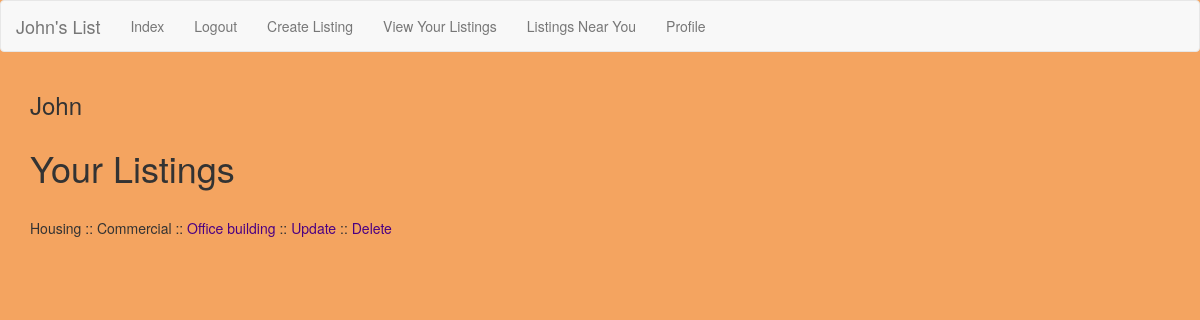
/accounts/profile/listings/ (signed in), run on an earlier commit of the app's database.
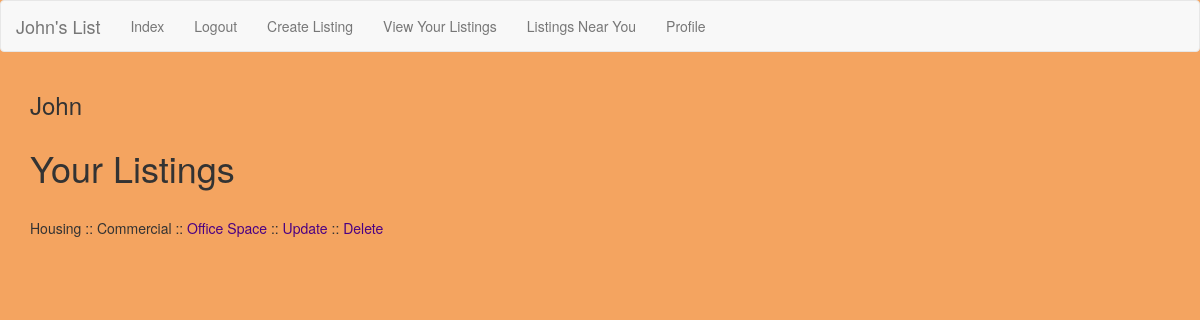
And on a later commit of the database.
### craigs_list/models.py (models this page shows, shortened)
class Listing(models.Model):
    listing_category = models.ForeignKey(Category)
    listing_subcategory = models.ForeignKey(SubCategory)
    city = models.CharField(max_length=30, choices=CITY_CHOICES, default=GREENVILLE)
    title = models.CharField(max_length=30)
    description = models.TextField()
    value = models.CharField(max_length=30)
    user = models.ForeignKey(User)
    created = models.DateTimeField(auto_now_add=True)
    photo = models.ImageField(upload_to="listing_photos", null=True, blank=True, verbose_name="Listing Photo")

class Category(models.Model):
    name = models.CharField(max_length=30)
    def __str__(self):
        return self.name

class SubCategory(models.Model):
    category = models.ForeignKey(Category, related_name="subcategories")
    subcategory_name = models.CharField(max_length=30)
    def __str__(self):
        return self.subcategory_name

### craigs_list/views.py (the view)
# urls.py: url(r'^accounts/profile/listings/$', UserListingView.as_view(), name='user_listing_view'),
class UserListingView(LoginRequiredMixin, ListView):
    template_name = "user_listing.html"
    def get_queryset(self):
        return Listing.objects.filter(user=self.request.user)

### templates/user_listing.html
{% extends "base.html" %}
{% block content %}
<h1>Your Listings</h1>
<br>
  {% for listing in object_list %}
  {{ listing.listing_category}} ::
  {{ listing.listing_subcategory}} ::
    <a href="{% url 'listing_detailed_view' listing.pk %}">{{ listing.title }}</a> ::
    <a href=" {% url 'update_listing_view' listing.pk %}">Update</a> ::
    <a href=" {% url 'delete_listing_view' listing.pk %}">Delete</a>
    <br>
  {% endfor %}
  {% endblock %}

What changed in the data, as far as the page shows it:
changed Listing "Housing": title "Office building" → "Office Space"
